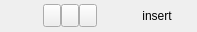
<?xml version="1.0" encoding="UTF-8"?>
<ui version="4.0">
 <class>FavoritesOverBtns</class>
 <widget class="QWidget" name="FavoritesOverBtns">
  <property name="geometry">
   <rect>
    <x>0</x>
    <y>0</y>
    <width>197</width>
    <height>32</height>
   </rect>
  </property>
  <property name="windowOpacity">
   <double>0.800000000000000</double>
  </property>
  <layout class="QHBoxLayout" name="horizontalLayout">
   <property name="spacing">
    <number>0</number>
   </property>
   <property name="leftMargin">
    <number>0</number>
   </property>
   <property name="topMargin">
    <number>0</number>
   </property>
   <property name="rightMargin">
    <number>0</number>
   </property>
   <property name="bottomMargin">
    <number>0</number>
   </property>
   <item>
    <spacer name="hspcCenter">
     <property name="orientation">
      <enum>Qt::Horizontal</enum>
     </property>
     <property name="sizeType">
      <enum>QSizePolicy::Expanding</enum>
     </property>
     <property name="sizeHint" stdset="0">
      <size>
       <width>5</width>
       <height>10</height>
      </size>
     </property>
    </spacer>
   </item>
   <item>
    <widget class="QToolButton" name="btnEndEdit">
     <property name="toolTip">
      <string>Finish editing</string>
     </property>
     <property name="icon">
      <iconset resource="bibolamazi_res.qrc">
       <normaloff>:/pic/ok.png</normaloff>:/pic/ok.png</iconset>
     </property>
     <property name="iconSize">
      <size>
       <width>10</width>
       <height>16</height>
      </size>
     </property>
    </widget>
   </item>
   <item>
    <widget class="QToolButton" name="btnEdit">
     <property name="sizePolicy">
      <sizepolicy hsizetype="Fixed" vsizetype="Fixed">
       <horstretch>0</horstretch>
       <verstretch>0</verstretch>
      </sizepolicy>
     </property>
     <property name="toolTip">
      <string>Edit favorite commands</string>
     </property>
     <property name="icon">
      <iconset resource="bibolamazi_res.qrc">
       <normaloff>:/pic/lstbtnedit.png</normaloff>:/pic/lstbtnedit.png</iconset>
     </property>
     <property name="iconSize">
      <size>
       <width>10</width>
       <height>16</height>
      </size>
     </property>
    </widget>
   </item>
   <item>
    <widget class="QToolButton" name="btnDelete">
     <property name="toolTip">
      <string>Delete this favorite command</string>
     </property>
     <property name="icon">
      <iconset resource="bibolamazi_res.qrc">
       <normaloff>:/pic/lstbtnremove.png</normaloff>:/pic/lstbtnremove.png</iconset>
     </property>
     <property name="iconSize">
      <size>
       <width>10</width>
       <height>16</height>
      </size>
     </property>
    </widget>
   </item>
   <item>
    <spacer name="hspcLeft">
     <property name="orientation">
      <enum>Qt::Horizontal</enum>
     </property>
     <property name="sizeType">
      <enum>QSizePolicy::Fixed</enum>
     </property>
     <property name="sizeHint" stdset="0">
      <size>
       <width>20</width>
       <height>5</height>
      </size>
     </property>
    </spacer>
   </item>
   <item>
    <widget class="QPushButton" name="btnInsert">
     <property name="sizePolicy">
      <sizepolicy hsizetype="Fixed" vsizetype="Fixed">
       <horstretch>0</horstretch>
       <verstretch>0</verstretch>
      </sizepolicy>
     </property>
     <property name="toolTip">
      <string>Insert this favorite command at current position in config</string>
     </property>
     <property name="autoFillBackground">
      <bool>true</bool>
     </property>
     <property name="text">
      <string>insert</string>
     </property>
     <property name="icon">
      <iconset resource="bibolamazi_res.qrc">
       <normaloff>:/pic/rightarrow.png</normaloff>:/pic/rightarrow.png</iconset>
     </property>
     <property name="iconSize">
      <size>
       <width>30</width>
       <height>16</height>
      </size>
     </property>
     <property name="flat">
      <bool>true</bool>
     </property>
    </widget>
   </item>
  </layout>
 </widget>
 <resources>
  <include location="bibolamazi_res.qrc"/>
 </resources>
 <connections/>
</ui>
